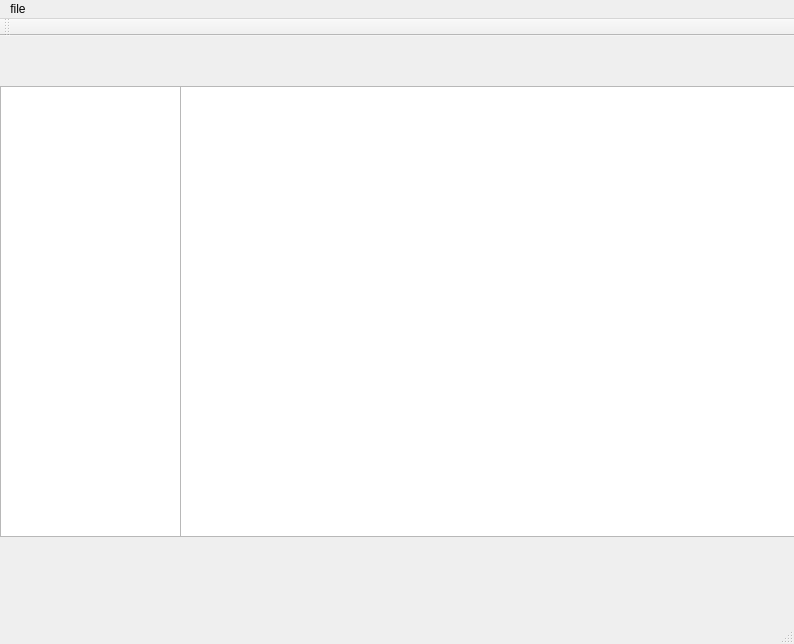
<?xml version="1.0" encoding="UTF-8"?>
<ui version="4.0">
 <class>show_list</class>
 <widget class="QMainWindow" name="show_list">
  <property name="geometry">
   <rect>
    <x>0</x>
    <y>0</y>
    <width>794</width>
    <height>644</height>
   </rect>
  </property>
  <property name="windowTitle">
   <string>show_list</string>
  </property>
  <widget class="QWidget" name="centralWidget">
   <widget class="QListWidget" name="listWidget">
    <property name="geometry">
     <rect>
      <x>0</x>
      <y>50</y>
      <width>181</width>
      <height>451</height>
     </rect>
    </property>
   </widget>
   <widget class="QTextBrowser" name="textBrowser">
    <property name="geometry">
     <rect>
      <x>180</x>
      <y>50</y>
      <width>621</width>
      <height>451</height>
     </rect>
    </property>
   </widget>
  </widget>
  <widget class="QMenuBar" name="menuBar">
   <property name="geometry">
    <rect>
     <x>0</x>
     <y>0</y>
     <width>794</width>
     <height>26</height>
    </rect>
   </property>
   <widget class="QMenu" name="menufile">
    <property name="title">
     <string>file</string>
    </property>
    <addaction name="actionopen"/>
   </widget>
   <addaction name="menufile"/>
  </widget>
  <widget class="QToolBar" name="mainToolBar">
   <attribute name="toolBarArea">
    <enum>TopToolBarArea</enum>
   </attribute>
   <attribute name="toolBarBreak">
    <bool>false</bool>
   </attribute>
  </widget>
  <widget class="QStatusBar" name="statusBar"/>
  <action name="actionopen">
   <property name="text">
    <string>open</string>
   </property>
  </action>
 </widget>
 <layoutdefault spacing="6" margin="11"/>
 <resources/>
 <connections/>
</ui>
